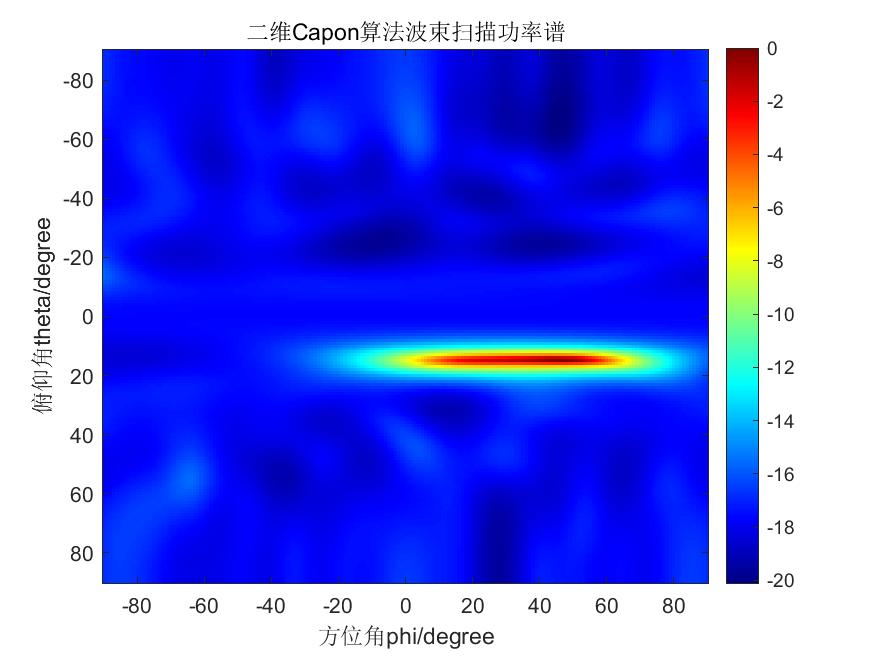
%> input picture abs_P.jpg, 875 x 656 px
$ octave --eval "recognise_area;"   (GNU Octave 9; MATLAB toolbox functions it lacks are replaced by stand-ins)
%> lines starting %> are read from the running program, lines starting %| are printed output that depends on the picture; in (x1, y1, x2, y2) boxes, pixels count from 0 and x2, y2 are one past the last pixel; in counts of white or black regions, pixels touching at a corner belong together; the program's own positions count from 1
### drawRect.m
function [ dest ] = drawRect( src, pt, wSize,  lineSize, color )
%简介：
% %将图像画上有颜色的框图，如果输入是灰度图，先转换为彩色图像，再画框图
% 图像矩阵
% 行向量方向  是  y
% 列向量方向  是  x
%----------------------------------------------------------------------
%输入：
% src：        原始图像，可以为灰度图，可为彩色图
% pt：         左上角坐标   [x1, y1]
% wSize：   框的大小      [wx, wy]
% lineSize： 线的宽度
% color：     线的颜色      [r,  g,  b]
%----------------------------------------------------------------------
%输出：
% dest：           画好了的图像
%----------------------------------------------------------------------

%flag=1: 有缺口的框
%flag=2: 无缺口的框
flag = 2;


%判断输入参数个数
if nargin < 5
    color = [0 255 0];
end

if nargin < 4
    lineSize = 1;
end

if nargin < 3
    disp('输入参数不够 !!!');
    return;
end


%判断框的边界问题
[yA, xA, z] = size(src);
x1 = pt(1);
y1 = pt(2);
wx = wSize(1);
wy = wSize(2);
if  x1>xA || ...
        y1>yA||...
        (x1+wx)>xA||...
        (y1+wy)>yA

    disp('画的框将超过图像 !!!');
    return;
end

%如果是单通道的灰度图，转成3通道的图像
if 1==z
    dest(:, : ,1) = src;
    dest(:, : ,2) = src;
    dest(:, : ,3) = src;
else
    dest = src;
end

%开始画框图
for c = 1 : 3                 %3个通道，r，g，b分别画
    for dl = 1 : lineSize   %线的宽度，线条是向外面扩展的
        d = dl - 1;
        if  1==flag %有缺口的框
            dest(  y1-d ,            x1:(x1+wx) ,  c  ) =  color(c); %上方线条
            dest(  y1+wy+d ,     x1:(x1+wx) , c  ) =  color(c); %下方线条
            dest(  y1:(y1+wy) ,   x1-d ,           c  ) =  color(c); %左方线条
            dest(  y1:(y1+wy) ,   x1+wx+d ,    c  ) =  color(c); %左方线条
        elseif 2==flag %无缺口的框
            dest(  y1-d ,            (x1-d):(x1+wx+d) ,  c  ) =  color(c); %上方线条
            dest(  y1+wy+d ,    (x1-d):(x1+wx+d) ,  c  ) =  color(c); %下方线条
            dest(  (y1-d):(y1+wy+d) ,   x1-d ,           c  ) =  color(c); %左方线条
            dest(  (y1-d):(y1+wy+d) ,   x1+wx+d ,    c  ) =  color(c); %左方线条
        end
    end
end %主循环尾


end %函数尾

### recognise_area.m
function recognise_area()
    I=imread('abs_p.jpg');
%> I is the input picture: size 656x875x3 uint8; mean R, G, B 106.5, 115.7, 236
    I=imcrop(I,[round(103.5),round(50.5),605,532]);
%> I: size 533x606x3 uint8
    I_gray=rgb2gray(I);
    BG = imopen(I_gray,strel('disk',15));
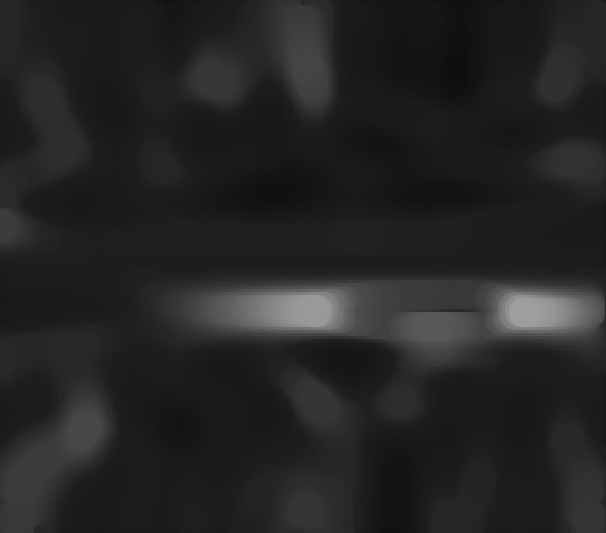
%> BG: size 533x606 uint8; min 15, max 158, mean 36.2
    I2 = imsubtract(I_gray,BG);
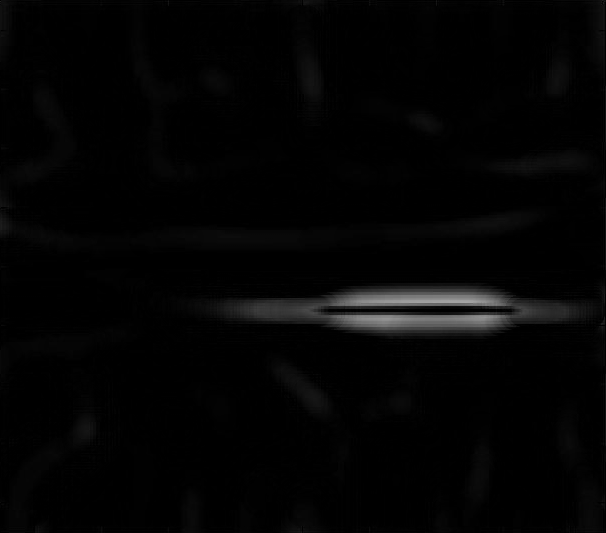
%> I2: size 533x606 uint8; min 0, max 165, mean 3.9
    %求出阈值
    level = graythresh(I2)
%> level = 0.184
    %与阈值进行比较，即进行黑白化
    bw = im2bw(I2,level);
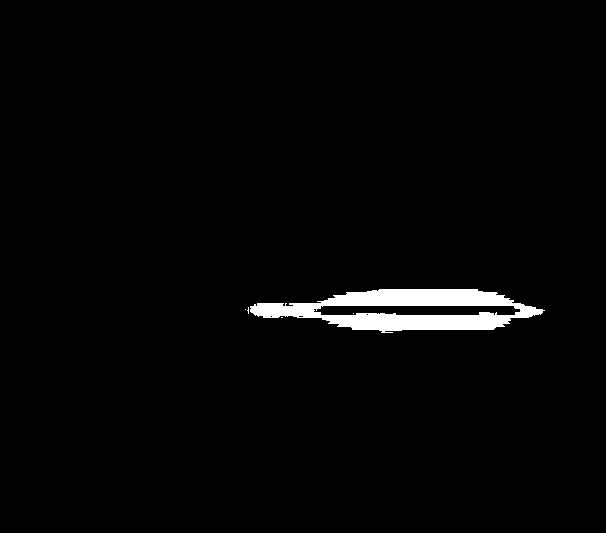
%> bw: size 533x606 logical; 2.1% white; 5 white regions (4 under 20 px), largest, box (x1, y1, x2, y2) and area: (250, 289, 545, 333) 6798
    figure;
    imshow(bw)
    bw=imresize(bw,[2*181,2*181]);
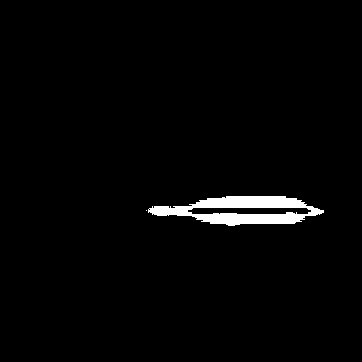
%> bw: size 362x362 logical; 2.1% white; 2 white regions (1 under 20 px), largest, box (x1, y1, x2, y2) and area: (148, 196, 324, 226) 2783

    %% 1.2车牌定位
    [y,x,z]=size(bw);		%将I5的行列像素点总和分别放入变量y,x中
%> y = 362; x = 362; z = 1
    I6=double(bw);
    Y1=zeros(y,1);			%定义一个y行1列的矩阵
    for i=1:y
        for j=1:x
            if(I6(i,j,1) ==1)
                Y1(i,1)=Y1(i,1)+1;
            end
        end
    end
%> after the loop, Y1 = 362 values, max 166 at index 215, min 0 at index 1, mean 7.69
    [temp MaxY]=max(Y1);	%计算行列像素值总和。并将最大的列所在的位置存放到MaxY中
%> temp = 166; MaxY = 215
    PY1=MaxY;				%先将最大的像素总和位置赋值给PY1
%> PY1 = 215
    while((Y1(PY1,1) >=50) && (PY1>1))
        PY1=PY1-1;
    end		%while循环得到和最大像素点连通区域的上边界
%> this loop made 19 passes
%> PY1 on passes 1 to 12: 214, 213, 212, 211, 210, 209, 208, 207, 206, 205, 204, 203
    PY2=MaxY;	%先将最大的像素总和位置赋值给PY2
%> PY2 = 215
    while((Y1(PY2,1) >=50) && (PY2<y))
        PY2=PY2+1;
    end			%while循环得到的和最大像素点连通的区域的下边界
%> this loop made 10 passes

    %求的车牌的列起始位置和终止位置
    X1=zeros(1,x);	%定义一个1行x列的矩阵
    for j=1:x
        for i=PY1:PY2
            if(I6(i,j,1)==1)
                X1(1,j)=X1(1,j)+1;
            end
        end
    end  %通过循环，求得到像素值总和最大 的位置
%> after the loop, X1 = 362 values, max 24 at index 227, min 0 at index 1, mean 7.67
    PX1=1;	%先将PX1赋值为1
    while((X1(1,PX1)<3) && (PX1<x))
        PX1=PX1+1;
    end		%用while循环得到左边界
%> this loop made 148 passes
%> after the loop, PX1 = 149
    PX2=x;	%将PX2赋值为最大值x
%> PX2 = 362
    while((X1(1,PX2)<3) && (PX2>PX1))
        PX2=PX2-1;
    end  %用while循环得到右边界
%> this loop made 38 passes
%> PX2 on passes 1 to 12: 361, 360, 359, 358, 357, 356, 355, 354, 353, 352, 351, 350
    PX1=PX1-1;
%> PX1 = 148
    PX2=PX2+1;
%> PX2 = 325
    PY1=PY1+15/915*(PY2-PY1);
%> PY1 = 196.5
    PX1=PX1+15/640*(PX2-PX1);
%> PX1 = 152.1
    PX2=PX2-15/940*(PX2-PX1);
%> PX2 = 322.2

    %根据经验值对车牌图像的位置进行微调
    I=imresize(I,[2*181,2*181]);
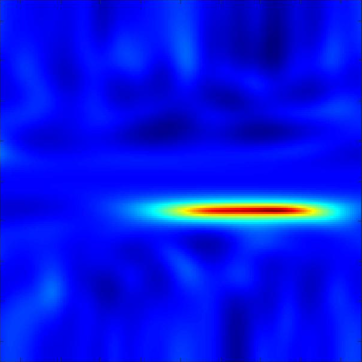
%> I: size 362x362x3 uint8; mean R, G, B 4.6, 20.5, 234.4
    PX1=round(PX1);
%> PX1 = 152
    PX2=round(PX2);
%> PX2 = 322
    PY1=round(PY1);
%> PY1 = 196
    PY2=round(PY2);

    dw=drawRect(I,[PX1,PY1],[PX2-PX1,PY2-PY1],3);
%> in drawRect, `x1 = pt(1);`: x1 = 152
%> in drawRect, `y1 = pt(2);`: y1 = 196
%> in drawRect, `wx = wSize(1);`: wx = 170
%> in drawRect, `wy = wSize(2);`: wy = 29
%> after the loop in drawRect, `for c = 1 : 3`:
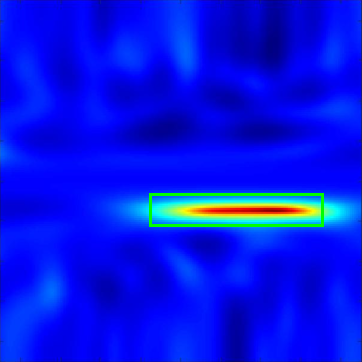
%> dest: size 362x362x3 uint8; 0.93% of pixels changed, all inside (x1, y1, x2, y2) = (149, 193, 324, 227)
    figure('Color','white');
    imshow(dw);
    set(get(gca, 'XLabel'), 'String', '方位角：-90° ~ 90°');
    set(get(gca, 'YLabel'), 'String', '俯仰角：-90° ~ 90°');
    set(get(gca, 'Title'), 'String', '功率谱');
    px1=PX1/2-91;
%> px1 = -15
    px2=PX2/2-91;
%> px2 = 70
    py1=PY1/2-91;
%> py1 = 7
    py2=PY2/2-91;
%> py2 = 21.5
%> `recognise_area;`:
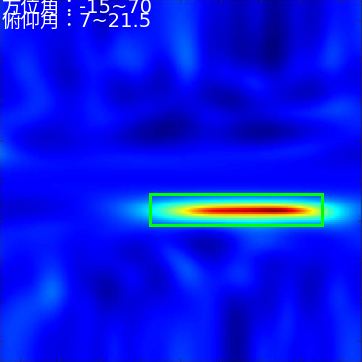
%> figure redrawn from the program's plot data; its title reads '功率谱'
    text(2,8,['方位角：' num2str(px1) '~' num2str(px2)],'Color','white','FontSize',14);
    text(2,8+14,['俯仰角：' num2str(py1) '~' num2str(py2)],'Color','white','FontSize',14);
end
